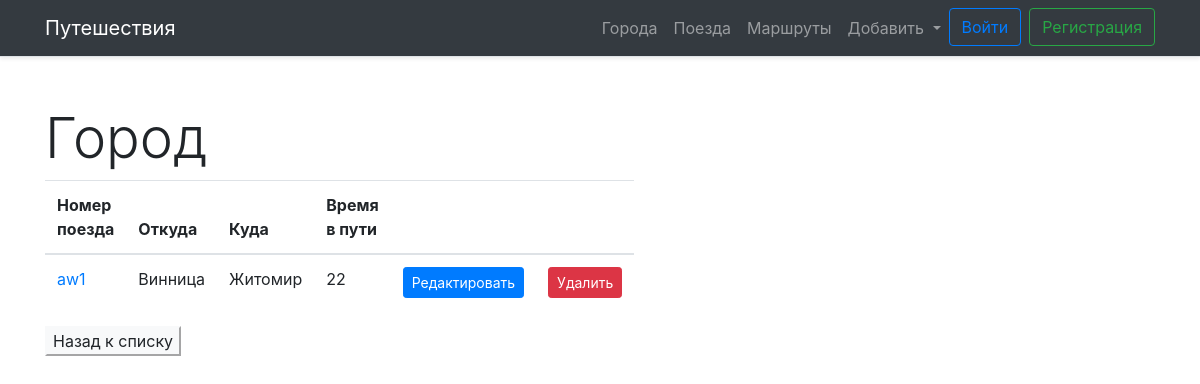
Page /trains/detail/3/ on the committed database.
### trains/models.py (models this page shows, shortened)
class Train(models.Model):
    name = models.CharField(max_length=100, unique=True, verbose_name='Название поезда')
    from_city = models.ForeignKey(City, on_delete=models.CASCADE,
                                  verbose_name='Откуда', related_name='from_city')
    to_city = models.ForeignKey(City, on_delete=models.CASCADE,
                                verbose_name='Куда', related_name='to_city')
    travel_time = models.IntegerField(verbose_name='Время в пути')
    class Meta:
        verbose_name = 'Поезд'
        verbose_name_plural = 'Поезда'
        ordering = ['name']

### cities/models.py (models this page shows)
class City(models.Model):
    name = models.CharField(max_length=100, unique=True, verbose_name='Город')
    def __str__(self):
        return self.name
    class Meta:
        verbose_name = 'Город'
        verbose_name_plural = 'Города'
        ordering = ['name']

### trains/views.py (the view)
# urls.py: path('detail/<int:pk>/', TrainDetailView.as_view(), name = 'detail'),
class TrainDetailView(DetailView):
    queryset = Train.objects.all()
    context_object_name = 'object'
    template_name = 'trains/detail.html'

### trains/templates/trains/detail.html (shortened to what this page needs)
{% extends "base.html" %}
{% block content %}
  <h1 class="display-4">Город</h1>
  <div class="row">
    <div class="col-md-6">
       <table class="table table-hover ">
                <thead>
                <tr>
                    <th> Номер поезда </th>
                    <th> Откуда </th>
                    <th> Куда </th>
                    <th> Время в пути </th>
                    <th> &nbsp; </th>
                    <th> &nbsp; </th>
                </tr>
                </thead>
                <tbody>
                    <tr>
                    <td>
                        <a href="{% url 'train:detail' pk=object.pk %}">
                            {{object.name}}
                        </a>
                    </td>
                    <td>
                            {{object.from_city}}
                    </td>
                    <td>
                            {{object.to_city}}
                    </td>
                    <td>
                            {{object.travel_time}}
                    </td>
                    <td>
                        <a href="{% url 'train:update' pk=object.pk %}">
                            <button type="button" class="btn btn-primary btn-sm">
                                Редактировать
                            </button>
                        </a>
                    </td>
                    <td>
                        <a href="{% url 'train:delete' pk=object.pk %}">
                            <button type="button" class="btn btn-danger btn-sm">
                                Удалить
                            </button>
                        </a>
                    </td>
                    </tr>
                </tbody>
                </table>
    </div>
  </div>
  <div class="row">
    <div class="col-md-6">
       <a href="{% url 'train:home' %}">
        <button type="button" class="btn-light">
        Назад к списку
        </button>
       </a>
    </div>
  </div>
{% endblock %}

### rows in the picture
Train: name "aw1", from_city "Винница", to_city "Житомир", travel_time "22"
